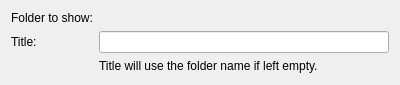
<?xml version="1.0" encoding="UTF-8"?>
<ui version="4.0">
 <class>DirConfigurationWidget</class>
 <widget class="QWidget" name="DirConfigurationWidget">
  <property name="geometry">
   <rect>
    <x>0</x>
    <y>0</y>
    <width>400</width>
    <height>85</height>
   </rect>
  </property>
  <property name="sizePolicy">
   <sizepolicy hsizetype="Minimum" vsizetype="Minimum">
    <horstretch>0</horstretch>
    <verstretch>0</verstretch>
   </sizepolicy>
  </property>
  <property name="minimumSize">
   <size>
    <width>400</width>
    <height>0</height>
   </size>
  </property>
  <property name="windowTitle">
   <string/>
  </property>
  <layout class="QFormLayout" name="formLayout">
   <item row="1" column="0">
    <widget class="QLabel" name="label_2">
     <property name="text">
      <string>Folder to show:</string>
     </property>
     <property name="buddy">
      <cstring>urlRequester</cstring>
     </property>
    </widget>
   </item>
   <item row="1" column="1">
    <widget class="KUrlRequester" name="urlRequester"/>
   </item>
   <item row="2" column="1">
    <widget class="QLineEdit" name="titleLineEdit"/>
   </item>
   <item row="2" column="0">
    <widget class="QLabel" name="label">
     <property name="text">
      <string>Title:</string>
     </property>
     <property name="buddy">
      <cstring>titleLineEdit</cstring>
     </property>
    </widget>
   </item>
   <item row="3" column="1">
    <widget class="QLabel" name="titleHelpLabel">
     <property name="sizePolicy">
      <sizepolicy hsizetype="Minimum" vsizetype="Preferred">
       <horstretch>0</horstretch>
       <verstretch>0</verstretch>
      </sizepolicy>
     </property>
     <property name="text">
      <string>Title will use the folder name if left empty.</string>
     </property>
    </widget>
   </item>
  </layout>
 </widget>
 <customwidgets>
  <customwidget>
   <class>KUrlRequester</class>
   <extends>QFrame</extends>
   <header>kurlrequester.h</header>
  </customwidget>
 </customwidgets>
 <resources/>
 <connections/>
</ui>
